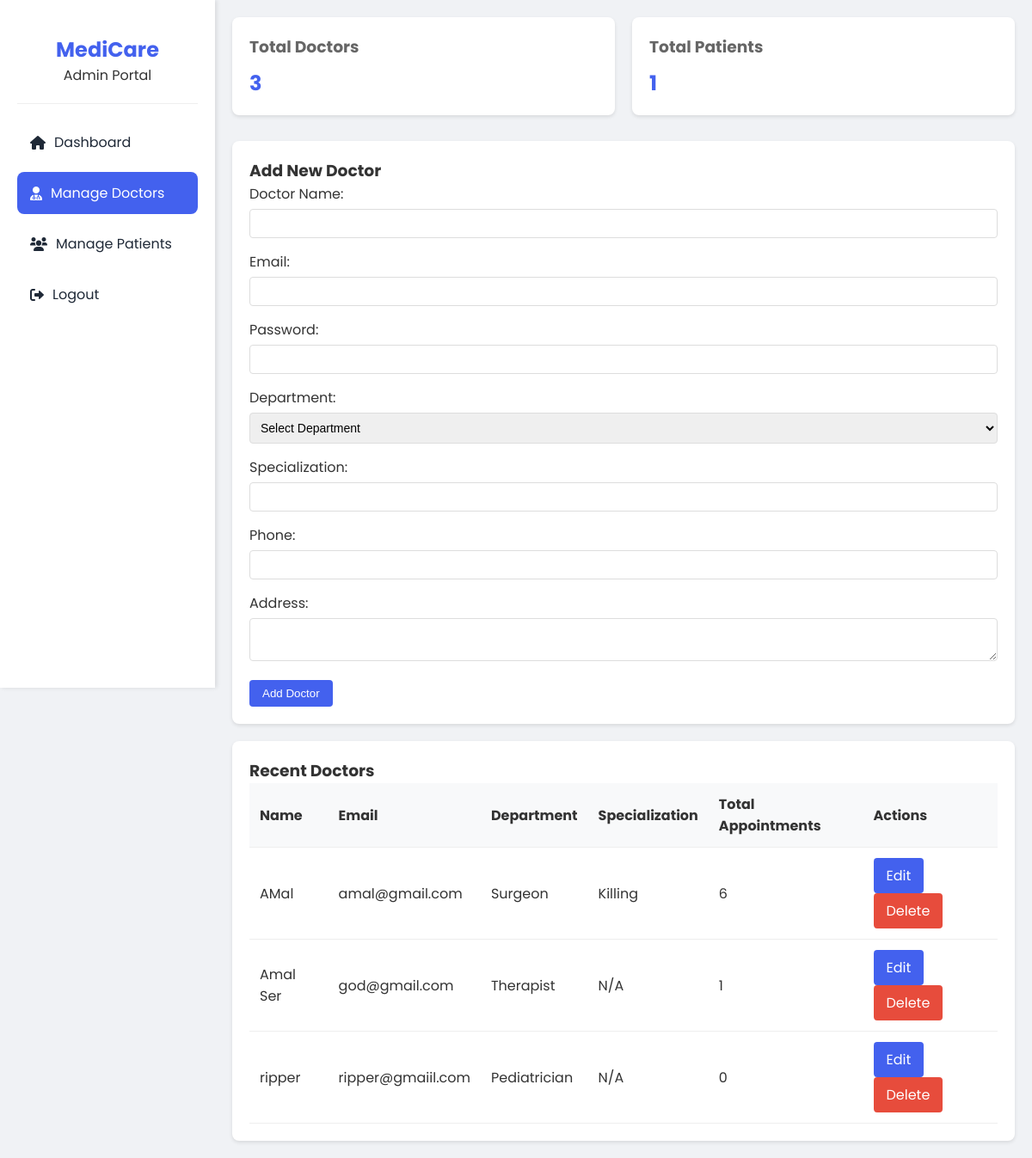
The page /admin_dashboard.php?page=doctors (signed in) on the database its author committed.
### tables this page shows
CREATE TABLE `doctors` (
  `id` int(11) NOT NULL,
  `name` varchar(100) DEFAULT NULL,
  `email` varchar(100) DEFAULT NULL,
  `password` varchar(100) DEFAULT NULL,
  `department` varchar(50) DEFAULT NULL,
  `address` varchar(100) DEFAULT NULL,
  `phone` int(100) DEFAULT NULL,
  `specialization` varchar(100) DEFAULT NULL,
  `created_at` timestamp NOT NULL DEFAULT current_timestamp()
);

### adminpages/doctors.php (the view, shortened to what this page needs)
<?php
$doctors_full_sql = "
    SELECT
        d.id,
        d.name,
        d.email,
        d.department,
        d.specialization,
        COUNT(DISTINCT a.id) as total_appointments,
        COUNT(DISTINCT CASE WHEN a.status = 'Confirmed' THEN a.id END) as confirmed_appointments,
        COUNT(DISTINCT CASE WHEN a.status = 'Completed' THEN a.id END) as completed_appointments,
        COUNT(DISTINCT u.id) as unique_patients
    FROM
        doctors d
    LEFT JOIN
        appointments a ON d.id = a.doctor_id
    LEFT JOIN
        users u ON a.user_id = u.id
    GROUP BY
        d.id
    ORDER BY
        total_appointments DESC
";
$doctors_result = mysqli_query($conn, $doctors_full_sql);
?>
<div class="stats-grid">
    <div class="stat-card">
        <h3>Total Doctors</h3>
        <div class="number"><?php echo $doctors_count; ?></div>
    </div>
    <div class="stat-card">
        <h3>Total Patients</h3>
        <div class="number"><?php echo $patients_count; ?></div>
    </div>
</div>
<div class="form-box">
    <h3>Add New Doctor</h3>
    <form action="add_doctor.php" method="POST">
        <div class="form-group">
            <label>Doctor Name:</label>
            <input type="text" name="name" class="form-control" required>
        </div>
        <div class="form-group">
            <label>Email:</label>
            <input type="email" name="email" class="form-control" required>
        </div>
        <div class="form-group">
            <label>Password:</label>
            <input type="password" name="password" class="form-control" required>
        </div>
        <div class="form-group">
            <label>Department:</label>
            <select name="department" class="form-control" required>
                <option value="">Select Department</option>
            </select>
        </div>
        <div class="form-group">
            <label>Specialization:</label>
            <input type="text" name="specialization" class="form-control">
        </div>
        <div class="form-group">
            <label>Phone:</label>
            <input type="tel" name="phone" class="form-control">
        </div>
        <div class="form-group">
            <label>Address:</label>
            <textarea name="address" class="form-control"></textarea>
        </div>
        <button type="submit" name="add_doctor" class="btn btn-primary">Add Doctor</button>
    </form>
</div>
<div class="table-container">
    <h3>Recent Doctors</h3>
    <table>
        <tr>
            <th>Name</th>
            <th>Email</th>
            <th>Department</th>
            <th>Specialization</th>
            <th>Total Appointments</th>
            <th>Actions</th>
        </tr>
        <?php
        if($doctors_result && mysqli_num_rows($doctors_result) > 0) {
            while($doctor = mysqli_fetch_assoc($doctors_result)) {
        ?>
            <tr>
                <td><?php echo htmlspecialchars($doctor['name']); ?></td>
                <td><?php echo htmlspecialchars($doctor['email']); ?></td>
                <td><?php echo htmlspecialchars($doctor['department']); ?></td>
                <td><?php echo htmlspecialchars($doctor['specialization'] ?? 'N/A'); ?></td>
                <td><?php echo $doctor['total_appointments']; ?></td>
                <td>
                    <a href="edit_doctor.php?id=<?php echo $doctor['id']; ?>" class="btn btn-primary">Edit</a>
                    <a href="delete_doctor.php?id=<?php echo $doctor['id']; ?>" class="btn btn-danger" onclick="return confirm('Are you sure you want to delete this doctor?');">Delete</a>
                </td>
            </tr>
        <?php
            }
        } else {
            echo "<tr><td colspan='6' class='text-center'>No doctors found</td></tr>";
        }
        ?>
    </table>
</div>

### css/admin_style.css (style rules this page uses)
:root { --primary-color: #4361ee; --secondary-color: #3f37c9; --success-color: #4CAF50; --danger-color: #e74c3c; --dark-color: #1f2937; --light-color: #f3f4f6; --sidebar-width: 250px; }
* { margin: 0; padding: 0; box-sizing: border-box; }
body { font-family: 'Poppins', sans-serif; background: #f0f2f5; color: #333; }
.stats-grid { display: grid; grid-template-columns: repeat(auto-fit, minmax(200px, 1fr)); gap: 20px; margin-bottom: 30px; }
.stat-card { background: white; padding: 20px; border-radius: 8px; box-shadow: 0 2px 4px rgba(0,0,0,0.1); }
.stat-card h3 { color: #666; margin-bottom: 10px; }
.stat-card .number { font-size: 24px; font-weight: bold; color: var(--primary-color); }
.form-box { background: white; padding: 20px; border-radius: 8px; margin-bottom: 20px; box-shadow: 0 2px 4px rgba(0,0,0,0.1); }
.form-group { margin-bottom: 15px; }
.form-group label { display: block; margin-bottom: 5px; }
.form-control { width: 100%; padding: 8px; border: 1px solid #ddd; border-radius: 4px; font-size: 14px; }
.btn { padding: 8px 15px; border: none; border-radius: 4px; cursor: pointer; text-decoration: none; display: inline-block; }
.btn-primary { background: var(--primary-color); color: white; }
.btn-danger { background: var(--danger-color); color: white; }
.table-container { background: white; padding: 20px; border-radius: 8px; box-shadow: 0 2px 4px rgba(0,0,0,0.1); }
table { width: 100%; border-collapse: collapse; }
th, td { padding: 12px; text-align: left; border-bottom: 1px solid #eee; }
th { background-color: #f8f9fa; font-weight: bold; }

### rows shown on the page
doctors: name "AMal", email "amal@gmail.com", department "Surgeon", specialization "Killing", total_appointments "6"
doctors: name "Amal Ser", email "god@gmail.com", department "Therapist", specialization "N/A", total_appointments "1"
doctors: name "ripper", email "ripper@gmaiil.com", department "Pediatrician", specialization "N/A", total_appointments "0"

### other values the page prints
$doctors_count "3"
$patients_count "1"
